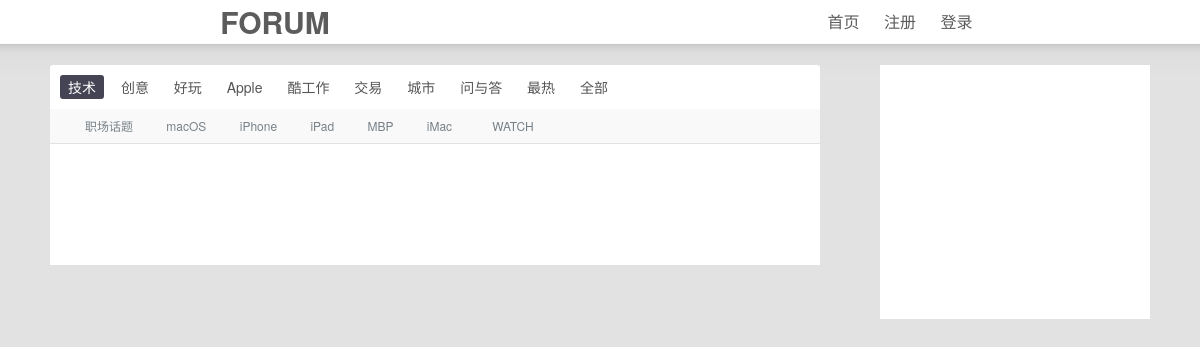
Screenshot of /index.php?tab=Apple with the database file from the repository.
### tables this page shows
create table node(
	node_id int unsigned not null auto_increment primary key,
	node_name char(20) not null
);

create table tab(
	tab_id int unsigned not null,
	tab_name char(20) not null,
	node_id int unsigned not null
);

### index.php (called while the page is built, shortened)
<?php
try {
    display_wrapper('index');
}
catch (Exception $e) {
    ob_end_clean();
    display_head($e->getMessage());
    echo $e->getMessage();
    exit;
}

### php/display_index.php (the view, shortened to what this page needs)
<?php
function display_index($tabname='技术') {
    $tab=array('技术','创意','好玩','Apple','酷工作','交易','城市','问与答','最热','全部');
    if(isset($_REQUEST['tab'])) {
        if(in_array($tabname,$tab)) {
            $tabname = $_REQUEST['tab'];
        }
        else {
            throw new Exception('404: Not Found');
        }
    }
?>
    <div class="inner">
        <?php
        echo "<a class='tab_current' href='../forum/index.php?tab=$tab[0]'>$tab[0]</a>";
        for($i=1; $i<10; $i++) {
            echo "<a class='tab' href='../forum/index.php?tab=$tab[$i]'>$tab[$i]</a>";
        }
        ?>
    </div>
    <div class="cell">
        <?php
        display_node($tabname);
        ?>
    </div>
<?php
}
function display_node($tabname) {
    $conn = db_connect();
    $query = "select * from tab,node where tab.tab_name='$tabname' and tab.node_id=node.node_id";
    $result = $conn->query($query);
    if($result->num_rows>0) {
        $row=$result->fetch_assoc();
        echo "<a href='display_node.php?nodename=$row[node_name]'>$row[node_name]</a>";
        while($row=$result->fetch_assoc()) {
            echo "<a href='./php/display_node.php?nodename=$row[node_name]'>$row[node_name]</a>";
        }
    }
}

### static/styles/main.css (style rules this page uses)
body { background-color: #e2e2e2; }
.inner { padding: 10px; font-size: 14px; line-height: 150%; text-align: left; }
a.tab { display: inline-block; font-size: 14px; line-height: 14px; padding: 5px 8px 5px 8px; margin-right: 5px; border-radius: 3px; color: #555; }
a.tab_current { display: inline-block; font-size: 14px; line-height: 14px; padding: 5px 8px 5px 8px; margin-right: 5px; border-radius: 3px; background-color: #445; color: #fff; text-decoration: none; }
.cell { padding: 10px 10px 10px 20px; font-size: 12px; line-height: 120%; text-align: left; border-bottom: 1px solid #e2e2e2; background-color: #f9f9f9; }
.cell a { margin: 0 15px; font-size: 12px; color: #778087; text-decoration: none; }

### rows the page displays
node: node_name "职场话题"
tab: node.node_name "macOS"
tab: node.node_name "iPhone"
tab: node.node_name "iPad"
tab: node.node_name "MBP"
tab: node.node_name "iMac"
tab: node.node_name " WATCH"

### other values shown
$tab[0] "技术"
$tab[$i] "创意"
$tab[$i] "好玩"
$tab[$i] "Apple"
$tab[$i] "酷工作"
$tab[$i] "交易"
$tab[$i] "城市"
$tab[$i] "问与答"
$tab[$i] "最热"
$tab[$i] "全部"
